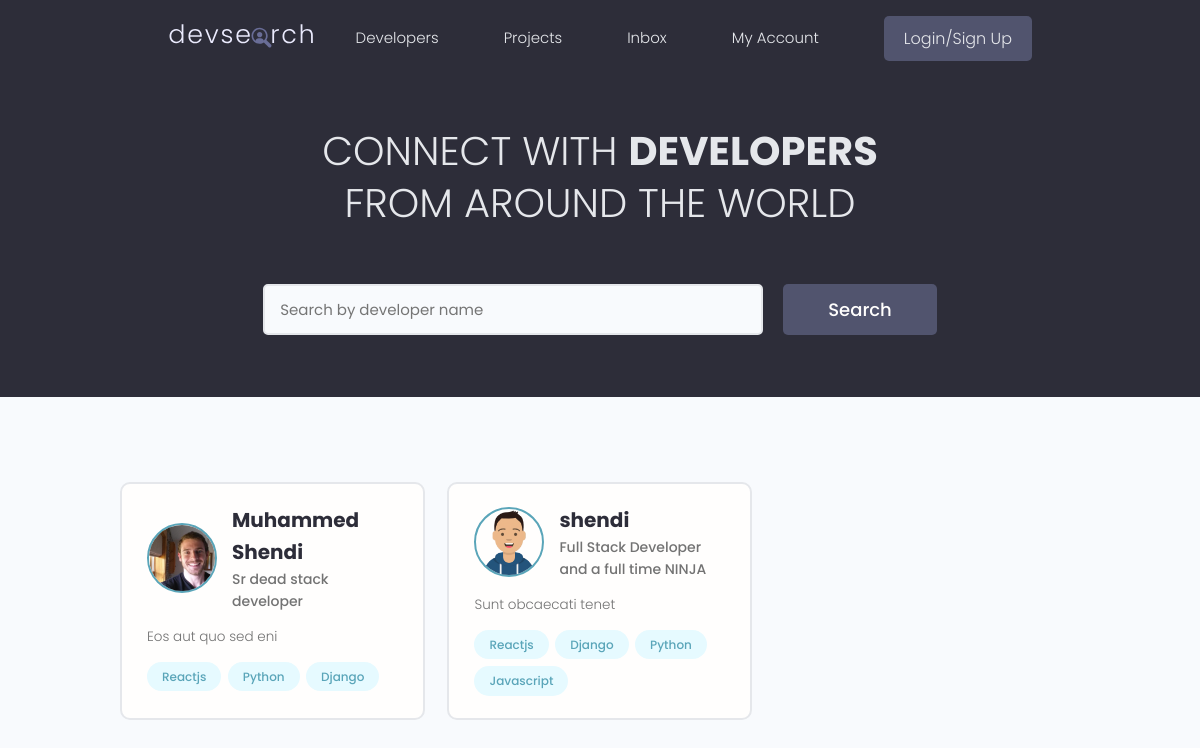
/, run on an earlier commit of the app's database.
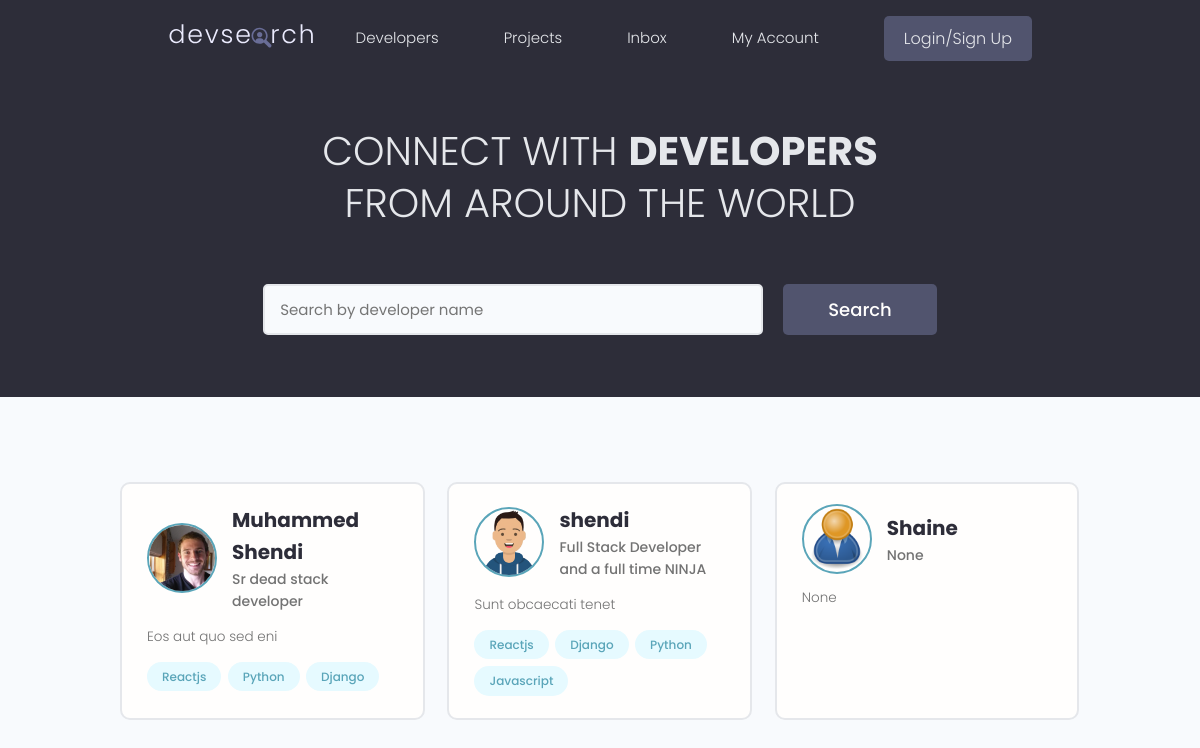
And on a later commit of the database.
### users/models.py (models this page shows, shortened)
class Profile(models.Model):
    user = models.OneToOneField(User, on_delete=models.CASCADE)
    name = models.CharField(max_length=200, blank=True, null=True)
    email = models.EmailField(max_length=500, blank=True, null=True)
    username = models.CharField(max_length=200, blank=True, null=True)
    location = models.CharField(max_length=200, blank=True, null=True)
    short_intro = models.CharField(max_length=200, blank=True, null=True)
    bio = models.TextField(blank=True, null=True)
    profile_image = models.ImageField(
        null=True, blank=True, upload_to='profiles/', default='profiles/user-default.png')
    social_github = models.CharField(max_length=255, null=True, blank=True)
    social_twitter = models.CharField(max_length=255, null=True, blank=True)
    social_linkedin = models.CharField(max_length=255, null=True, blank=True)
    social_youtube = models.CharField(max_length=255, null=True, blank=True)
    social_website = models.CharField(max_length=255, null=True, blank=True)
    created = models.DateTimeField(auto_now_add=True)
    id = models.UUIDField(default=uuid.uuid4, unique=True,
                          primary_key=True, editable=False)

class Skill(models.Model):
    owner = models.ForeignKey(
        Profile, on_delete=models.CASCADE, blank=True, null=True)
    name = models.CharField(max_length=200, blank=True, null=True)
    description = models.TextField(blank=True, null=True)
    created = models.DateTimeField(auto_now_add=True)
    id = models.UUIDField(default=uuid.uuid4, unique=True,
                          primary_key=True, editable=False)
    def __str__(self):
        return str(self.name)

### users/views.py (the view)
# urls.py: path('', views.profiles, name='profiles'),
def profiles(request):
    profiles = Profile.objects.all()
    context = {'profiles': profiles}
    return render(request, 'users/profiles.html', context)

### users/templates/users/profiles.html (shortened to what this page needs)
{% extends 'main.html' %} {% load static %} {% block content %}
<main class="home">
  <section class="hero-section text-center">
    <div class="container container--narrow">
      <div class="hero-section__box">
        <h2>CONNECT WITH <span>DEVELOPERS</span></h2>
        <h2>FROM AROUND THE WORLD</h2>
      </div>
      <div class="hero-section__search">
        <form class="form" action="#" method="get">
          <div class="form__field">
            <input
              class="input input--text"
              id="formInput#search"
              type="text"
              name="text"
              placeholder="Search by developer name"
            />
          </div>
          <input class="btn btn--sub btn--lg" type="submit" value="Search" />
        </form>
      </div>
    </div>
  </section>
  <section class="devlist">
    <div class="container">
      <div class="grid grid--three">
        {% for profile in profiles %}
        <div class="column card">
          <div class="dev">
            <a href="{% url 'profile' profile.id %}" class="card__body">
              <div class="dev__profile">
                <img
                  class="avatar avatar--md"
                  src="{{profile.profile_image.url}}"
                  alt="image"
                />
                <div class="dev__meta">
                  <h3>{{profile.name}}</h3>
                  <h5>{{profile.short_intro|slice:"60"}}</h5>
                </div>
              </div>
              <p class="dev__info">{{profile.bio|slice:"150"}}</p>
              <div class="dev__skills">
                {% for skill in profile.skill_set.all %}
                <span class="tag tag--pill tag--main">
                  <small>{{skill}}</small>
                </span>
                {% endfor %}
              </div>
            </a>
          </div>
        </div>
        {% endfor %}
      </div>
    </div>
  </section>
</main>
{% endblock content %}

### templates/main.html (shortened to what this page needs)
<!DOCTYPE html>
{% load static %}
<html lang="en">
  <head>
    <link
      rel="stylesheet"
      href="https://cdn.iconmonstr.com/1.3.0/css/iconmonstr-iconic-font.min.css"
    />
    <link rel="stylesheet" href="{% static 'uikit/styles/uikit.css' %}" />
    <link rel="stylesheet" href="{% static 'styles/app.css' %}" />
  </head>
  <body>
    {% include "navbar.html" %}
    {% block content%} {% endblock content%}
  </body>
</html>

### templates/navbar.html (shortened to what this page needs)
{% load static %}
<header class="header">
  <div class="container container--narrow">
    <a href="{% url 'profiles' %}" class="header__logo">
      <img src="{% static 'images/logo.svg' %}" alt="DevSearch Logo" />
    </a>
    <nav class="header__nav">
      <ul class="header__menu">
        <li class="header__menuItem">
          <a href="{% url 'profiles' %}">Developers</a>
        </li>
        <li class="header__menuItem">
          <a href="{% url 'projects' %}">Projects</a>
        </li>
        <li class="header__menuItem"><a href="">Inbox</a></li>
        <li class="header__menuItem"><a href="">My Account</a></li>
        {% if request.user.is_authenticated %}
        <li class="header__menuItem">
          <a href="{% url 'create-project' %}" class="btn btn--sub">Add Project</a>
        </li>
        <li class="header__menuItem">
          <a href="{% url 'logout' %}" class="btn btn--sub">Logout</a>
        </li>
        {% else %}
        <li class="header__menuItem">
          <a href="{% url 'login' %}" class="btn btn--sub">Login/Sign Up</a>
        </li>
        {% endif %}
      </ul>
    </nav>
  </div>
</header>

### static/styles/app.css (style rules this page uses)
:root { --color-sub: #2d2d39; }
.btn--sub { background-color: var(--color-sub-light); }
.card { border: 2px solid var(--color-light); }
img { width: 100%; }
.header { position: sticky; z-index: 111; background-color: var(--color-sub); padding: 1.5rem 0; }
.header > .container { display: flex; justify-content: space-between; align-items: center; }
.header__logo > img { height: 3.8rem; }
.header__nav > ul { display: inline-flex; align-items: center; list-style: none; gap: 6.5rem; }
.header__menuItem > a { color: var(--color-light); font-weight: 300; }
.hero-section { height: 40vh; display: flex; align-items: center; background-color: var(--color-sub); }
.hero-section__box { margin-bottom: 4rem; }
.hero-section__box > h2, .hero-section__box > h2 > span { font-size: 4rem; color: var(--color-light); line-height: 1.3; text-transform: uppercase; }
.hero-section__box > h2 { font-weight: 300; }
.hero-section__box > h2 > span { font-weight: 700; }
.hero-section__search > .form { display: flex; align-items: center; justify-content: center; gap: 2rem; }
.hero-section__search > .form input.input--text { width: 50rem; }
.devlist { margin-top: 8rem; }
.devlist .grid { align-items: stretch; }
.devlist .dev .dev__profile { display: flex; align-items: center; gap: 1.5rem; }
.devlist .dev .dev__meta h3 { color: var(--color-sub); font-size: 2rem; font-weight: 700; }
.devlist .dev .dev__meta h5 { color: var(--color-text); font-size: 1.4rem; font-weight: 500; }
.devlist .dev .dev__info { margin: 1.5rem 0; font-size: 1.35rem; line-height: 1.4; text-align: justify; }

### static/uikit/styles/modules/_variables.css (style rules this page uses)
:root { --color-main: #5aa5b9; --color-main-light: #e6faff; --color-sub: #3f4156; --color-sub-light: #51546e; --color-sub-lighter: #ededfd; --color-text: #737373; --color-gray: #8b8b8b; --color-light: #e5e7eb; --color-light-gray: #767676; --color-bg: #f8fafd; --color-white: #fffefd; --color-white-light: #f3f3f3; --color-success: #359e64; --color-success-bg: #def8e8; --color-error: #fc4b0b; --color-error-bg: #fff2ee; --font-base: 'Poppins', arial, helvetica, 'Segoe UI', roboto, ubuntu, sans-serif; --font-monospace: 'Fira Code', 'Courier New', courier, monospace; --font-regular: 300; --font-medium: 500; --font-bold: 700; --generic-shadow: 1px 1px 5px #00000010; --generic-transition: all 0.3s ease-in-out; }

### static/uikit/styles/modules/_base.css (style rules this page uses)
* { margin: 0; padding: 0; box-sizing: border-box; text-rendering: optimizeLegibility; color: inherit; font-size: inherit; }
html { font-size: 50%; }
@media only screen and (min-width: 480px) { html { font-size: 56.25%; } }
@media only screen and (min-width: 1200px) { html { font-size: 62.5%; } }
body { line-height: 1.6; font-weight: 400; font-size: 1.5rem; color: var(--color-text); background-color: var(--color-bg); min-height: 100vh; }

### static/uikit/styles/modules/_typography.css (style rules this page uses)
* { font-family: var(--font-base); }
h2 { font-size: 3.6rem; font-weight: var(--font-bold); }
h3 { font-size: 3.2rem; font-weight: var(--font-medium); }
h5 { font-size: 2.4rem; font-weight: var(--font-medium); }
h5, h6 { font-weight: var(--font-regular); }
p, span, strong { font-size: 1.6rem; color: var(--color-text); font-weight: var(--font-regular); }
a { padding-bottom: 2px; text-decoration: none; display: inline-block; color: var(--color-main); font-weight: var(--font-medium); }

### static/uikit/styles/modules/_utilities.css (style rules this page uses)
.container { width: 92%; max-width: 165rem; margin: 0 auto; box-sizing: border-box; }
.container--narrow { width: 92%; max-width: 120rem; }
@media screen and (min-width: 1000px) { .container { width: 90%; } }
@media screen and (min-width: 1000px) { .container--narrow { width: 85%; } }
@media screen and (min-width: 1200px) { .container { width: 80%; } }
@media screen and (min-width: 1200px) { .container--narrow { width: 72%; } }
.text-center { text-align: center; }

### static/uikit/styles/modules/_avatar.css (style rules this page uses)
.avatar { border-radius: 50%; border: 2px solid var(--color-main); object-fit: cover; }
.avatar--md { height: 7rem; width: 7rem; }

### static/uikit/styles/modules/_button.css (style rules this page uses)
.btn { display: inline-block; position: relative; cursor: pointer; background-color: var(--color-light); font-weight: var(--font-medium); color: var(--color-sub); text-decoration: none; padding: 1rem 2rem; border-radius: 0.5rem; border: none; width: -webkit-fit-content; width: -moz-fit-content; width: fit-content; height: -webkit-fit-content; height: -moz-fit-content; height: fit-content; font-size: 1.6rem; outline-width: 0; outline-color: transparent; -webkit-backface-visibility: hidden; backface-visibility: hidden; transition: all 0.3s ease-in-out; }
.btn--sub { background-color: var(--color-sub); color: var(--color-white); }
.btn--lg { font-size: 1.8rem; padding: 1.2rem 4.5rem; }

What changed in the data, as far as the page shows it:
added Profile: profile_image (placeholder picture), name "Shaine", short_intro "None", bio "None"
